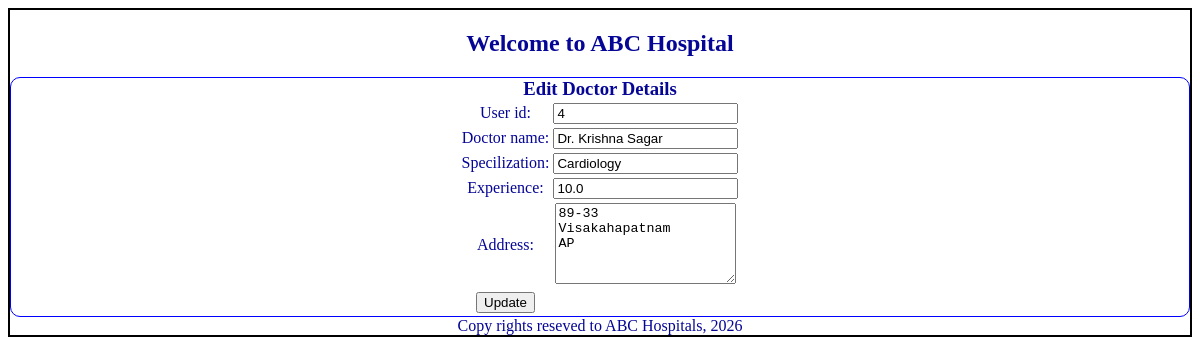
The page /ed_dr?dr_id=4 on the database its author committed.
### models.py (models this page shows)
class Dr_Profile(db.Model):
    __tablename__='dr_profile'
    id=db.Column(db.Integer,primary_key=True)
    dr_id=db.Column(db.Integer,db.ForeignKey('user_credentials.id'),nullable=False) #linking child to parent
    full_name=db.Column(db.String,nullable=False)
    address=db.Column(db.String,nullable=False)
    spl=db.Column(db.String,nullable=False)
    exp=db.Column(db.Float,nullable=False)
    phno=db.Column(db.String,nullable=False)
    status=db.Column(db.Integer,nullable=False,default=0) #0-register, 1-approved, 2-deactivated

### controller.py (the view)
@app.route("/ed_dr")
def edit_dr():
    dr_id=request.args.get("dr_id") #got query param
    dr_searched=search_dr(dr_id)
    return render_template("edit_doctor.html",dr_data=dr_searched)

### controller.py (called while the page is built)
def search_dr(id):
    dr_searched=db.session.query(Dr_Profile).filter(Dr_Profile.dr_id==id).first()
    return dr_searched

### templates/edit_doctor.html
{% extends "base.html" %}
{% block content %}
    <div class="input-form">
        <form action="/update_dr" method="POST">
        <h3 class="center">Edit Doctor Details</h3>
        <table class="center">
        <tr><td><label>User id: </label></td><td><input type="text" name="uid" value="{{dr_data.dr_id}}" readonly></td></tr>
        <tr><td><label>Doctor name: </label></td><td><input type="text" name="d_name" value="{{dr_data.full_name}}"></td></tr>
        <tr><td><label>Specilization: </label></td><td><input type="text" name="splz" value="{{dr_data.spl}}"></td></tr>
        <tr><td><label>Experience: </label></td><td><input type="text" name="exp" value="{{dr_data.exp}}"></td></tr>
        <tr><td><label>Address: </label></td><td><textarea rows=5 cols=20 name="address">{{dr_data.address}}</textarea></td></tr>
        <tr><td><input type="submit" value="Update"></td></tr>
        </table>
        </form>
    </div>
{% endblock %}

### static/main.css (style rules this page uses)
.center { text-align: center; margin: auto; color: rgb(5,5,150) }
.input-form { border: 1px solid blue; margin: auto; border-radius: 10px; font-size: 16px; text-align: justify; }

### rows shown on the page
Dr_Profile: uid "4", d_name "Dr. Krishna Sagar", splz "Cardiology", exp "10.0", address "89-33 Visakahapatnam AP"
